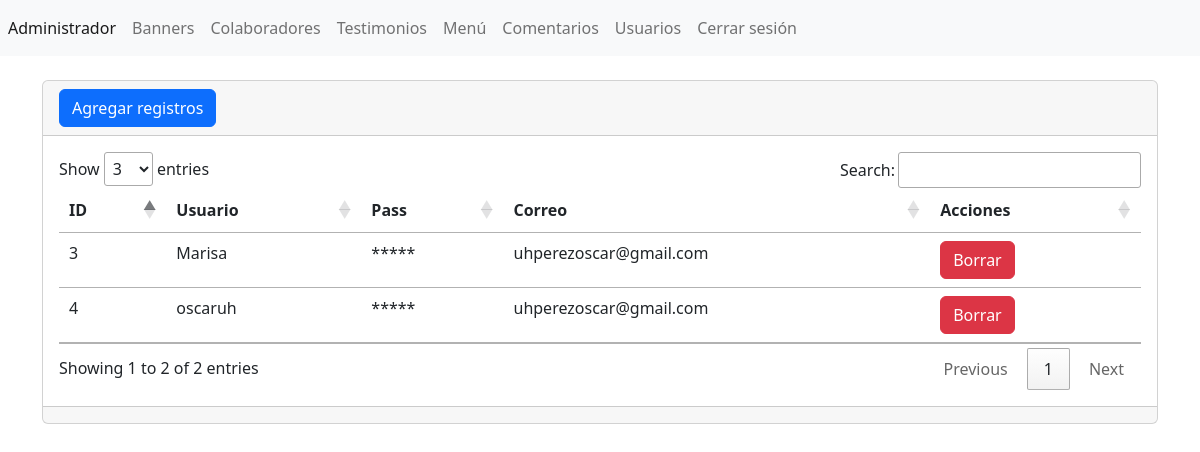
/admin/seccion/usuarios/index.php (signed in), run on the app's committed database.
### tables this page shows
CREATE TABLE `tbl_usuarios` (
  `ID` int(11) NOT NULL,
  `usuario` varchar(100) NOT NULL,
  `password` varchar(100) NOT NULL,
  `correo` varchar(100) NOT NULL
);

### admin/seccion/usuarios/index.php (the view, shortened to what this page needs)
<?php
include("../../bd.php");
$sentencia=$conexion->prepare("SELECT * FROM `tbl_usuarios`");
$sentencia->execute();
$lista_usuarios= $sentencia->fetchAll(PDO::FETCH_ASSOC);
include ("../../templates/header.php");
?>
<br>
<div class="card">
    <div class="card-header">
    <a name="" id="" class="btn btn-primary" href="crear.php" role="button">Agregar registros</a>
     </div>
    <div class="card-body">
    <div
        class="table-responsive-sm"
    >
        <table
            class="table"
        >
            <thead>
                <tr>
                    <th scope="col">ID</th>
                    <th scope="col">Usuario</th>
                    <th scope="col">Pass</th>
                    <th scope="col">Correo</th>
                    <th scope="col">Acciones </th>
                </tr>
            </thead>
            <tbody>
            <?php foreach($lista_usuarios as $registro){ ?>
            <tr class="">
                    <td ><?php echo $registro["ID"];?></td>
                    <td><?php echo $registro["usuario"];?></td>
                    <td>*****</td>
                    <td><?php echo $registro["correo"];?></td>
                    <td>
                        <a name="" id="" class="btn btn-danger" href="index.php?txtID=<?php echo $registro["ID"];?>" role="button">Borrar</a>
                         </td>
                </tr>
              <?php } ?>
            </tbody>
        </table>
    </div>
    </div>
    <div class="card-footer text-muted"></div>
</div>
<?php
include ("../../templates/footer.php");
?>

### data on the page
tbl_usuarios: ID "3", usuario "Marisa", correo "uhperezoscar@gmail.com"
tbl_usuarios: ID "4", usuario "oscaruh", correo "uhperezoscar@gmail.com"
